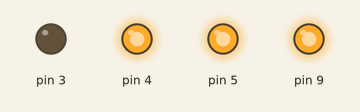
Recording of a sketch running on a simulated Arduino Uno, built with avr-gcc and run on an emulated ATmega328P. On the bench: output pins drawn as LEDs (lit = HIGH).

Above: at 0.1 s.
At 120.1 s:
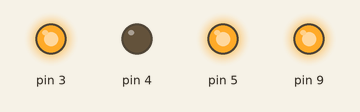
Timing chart, 0 to 121.6 s (numbered marks = the images above):
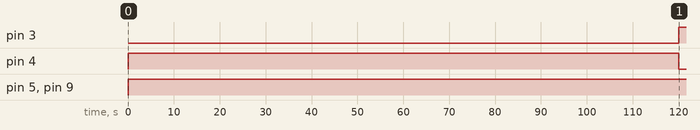

The sketch:

Programa__o_de_rega_do_quintal_VER_01.ino
```cpp
  /* Predefinições de tempo
  Tempo	      segundos Milesimos
1 Segundo	    1	       1000
1 Minuto	    60	     60000
2 Minutos	    120	     120000
5 Minutos	    300	     300000
1 Hora	      3600	   3600000
8 Horas	      28800	   28800000
12 Horas	    43200	   43200000
24 Horas	    86400	   86400000
07Hs 54 min	  28440	   28440000
 */
  //Variaveis
  long esperaInicio = 0; //Tempo para iniciar a primeira rega
  long liga = 120000; //Tempo de rega
  long intervalo = 28440000; //Intervalo
  //TESTE
  //long esperaInicio = 1000;
  //long liga = 500;
  //long intervalo = 100;

void setup() { //Ativa as saidas
  pinMode(3, OUTPUT);
  pinMode(4, OUTPUT);
  pinMode(5, OUTPUT);
  pinMode(9, OUTPUT);
}

void loop() {
    digitalWrite(3, HIGH); //Inicia cim todos os reles desligados
    digitalWrite(4, HIGH);
    digitalWrite(5, HIGH);
    digitalWrite(9, HIGH);
    delay(esperaInicio);

    digitalWrite(3, LOW);
    delay(liga);
    digitalWrite(3, HIGH);

    digitalWrite(4, LOW);
    delay(liga);
    digitalWrite(4, HIGH);

    digitalWrite(5, LOW);
    delay(liga);
    digitalWrite(5, HIGH);

    digitalWrite(9, LOW);
    delay(liga);
    digitalWrite(9, HIGH);

    delay(intervalo); //
}
```

Measured:
- by itself, pin 3: LOW → HIGH at 120 s
- by itself, pin 4: LOW → HIGH at 0.00 s, → LOW 120 s later
- by itself, pin 5, pin 9: LOW → HIGH at 0.00 s
